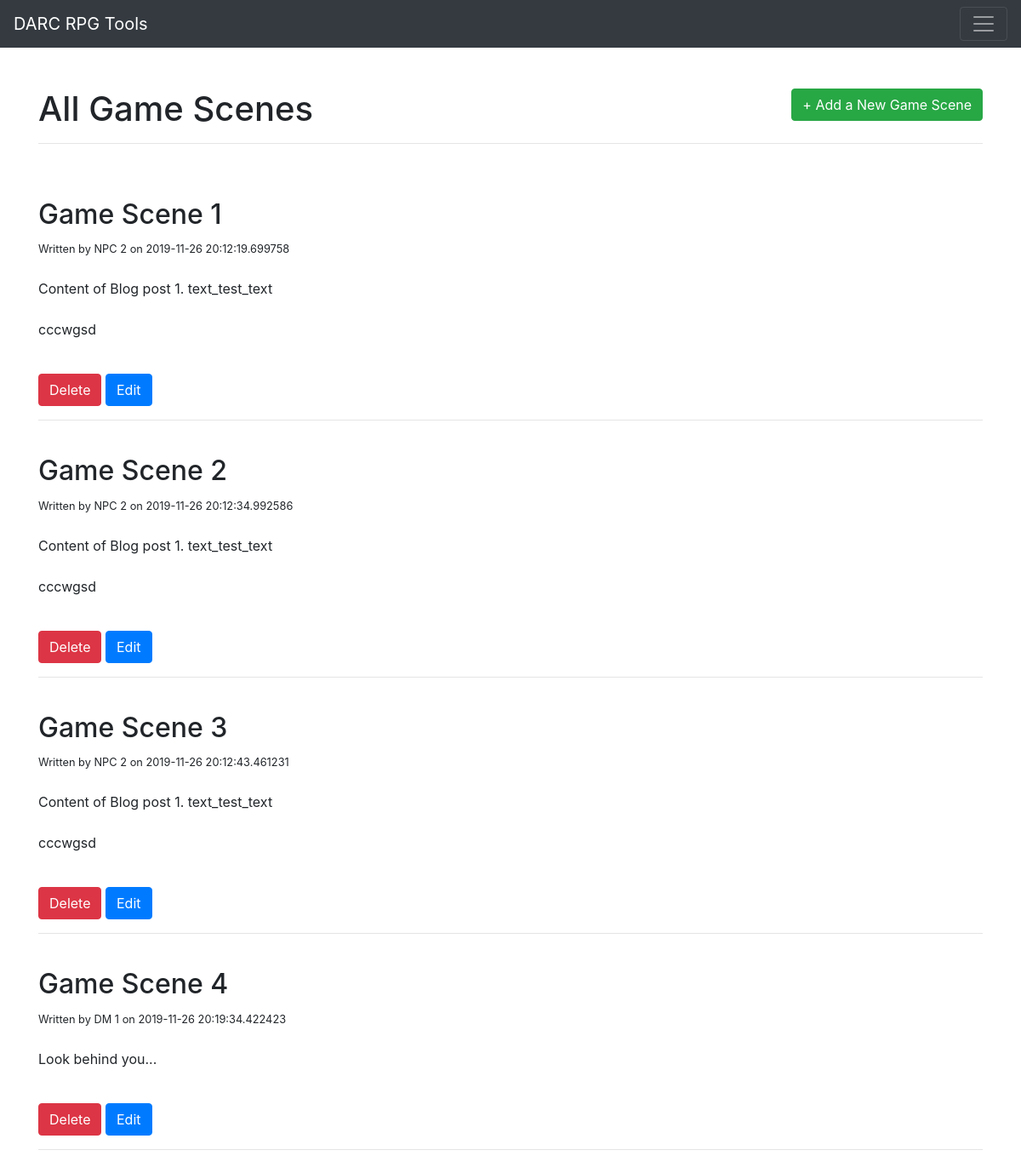
The page /posts on the database its author committed.
### app.py (models this page shows, shortened)
class BlogPost(db.Model):
    id = db.Column(db.Integer, primary_key=True)
    title = db.Column(db.String(100), nullable=False)
    content = db.Column(db.Text, nullable=False)
    author = db.Column(db.String(20), nullable=False, default='N/A')
    date_posted = db.Column(db.DateTime, nullable=False, default=datetime.utcnow)

### app.py (the view)
@app.route('/posts', methods=['GET', 'POST'])
def posts():
    if request.method == 'POST':
        post_title = request.form['title']
        post_content = request.form['content']
        post_author = request.form['author']
        new_post = BlogPost(title=post_title, content=post_content, author=post_author)
        db.session.add(new_post)
        db.session.commit()
        return redirect('/posts')
    else:
        all_posts = BlogPost.query.order_by(BlogPost.date_posted).all()
        return render_template('posts.html', posts=all_posts)

### templates/posts.html (shortened to what this page needs)
{% extends 'base.html' %}
{% block body %}
<br>
<br>
<div>
    <h1 style="display:inline">All Game Scenes</h1>
    <a style="display:inline" class="btn btn-success float-right" href="/posts/newscene" >+ Add a New Game Scene</a>
</div>
    <hr>
    <br>
    <br>
    {% for post in posts %}
        <h2>{{ post.title }}</h2>
        {% if post.author %}
            <small> Written by {{ post.author }} on {{ post.date_posted }}</small>
        {% else %}
            <small> Written by Unknown on {{ post.date_posted }}</small>
        {% endif %}
        <br>
        <br>
        <p style="white-space:pre-wrap">{{ post.content }}</p>
        <br>
        <a class="btn btn-danger" href='/posts/delete/{{post.id}}'>Delete</a>
        <a class="btn btn-primary" href='/posts/edit/{{post.id}}'>Edit</a>
        <br>
        <hr>
        <br>
    {% endfor%}
{% endblock %}

### templates/base.html (shortened to what this page needs)
<!DOCTYPE html>
<html lang="en">
    <head>
        <link rel="stylesheet" href="https://stackpath.bootstrapcdn.com/bootstrap/4.3.1/css/bootstrap.min.css">
    </head>
    <body>
            <nav class="navbar navbar-dark bg-dark">
                    <a class="navbar-brand" href="/">DARC RPG Tools</a>
                    <button class="navbar-toggler" type="button" data-toggle="collapse" data-target="#navbarsExample01" aria-controls="navbarsExample01" aria-expanded="false" aria-label="Toggle navigation">
                      <span class="navbar-toggler-icon"></span>
                    </button>
                  </nav>
        <div class="container">
            {% block body %} {% endblock %}
        </div>
    </body>
</html>

### rows shown on the page
BlogPost: title "Game Scene 1", author "NPC 2", date_posted "2019-11-26 20:12:19.699758", content "Content of Blog post 1. text_test_text cccwgsd"
BlogPost: title "Game Scene 2", author "NPC 2", date_posted "2019-11-26 20:12:34.992586", content "Content of Blog post 1. text_test_text cccwgsd"
BlogPost: title "Game Scene 3", author "NPC 2", date_posted "2019-11-26 20:12:43.461231", content "Content of Blog post 1. text_test_text cccwgsd"
BlogPost: title "Game Scene 4", author "DM 1", date_posted "2019-11-26 20:19:34.422423", content "Look behind you..."
